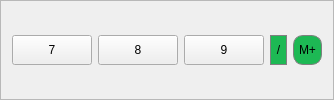
    <widget class="QFrame" name="frame_5">
     <property name="frameShape">
      <enum>QFrame::StyledPanel</enum>
     </property>
     <property name="frameShadow">
      <enum>QFrame::Raised</enum>
     </property>
     <layout class="QHBoxLayout" name="horizontalLayout_4">
      <item>
       <widget class="QPushButton" name="Button7">
        <property name="minimumSize">
         <size>
          <width>0</width>
          <height>30</height>
         </size>
        </property>
        <property name="maximumSize">
         <size>
          <width>16777215</width>
          <height>30</height>
         </size>
        </property>
        <property name="styleSheet">
         <string notr="true">
 </string>
        </property>
        <property name="text">
         <string>7</string>
        </property>
       </widget>
      </item>
      <item>
       <widget class="QPushButton" name="Button8">
        <property name="minimumSize">
         <size>
          <width>0</width>
          <height>30</height>
         </size>
        </property>
        <property name="maximumSize">
         <size>
          <width>16777215</width>
          <height>30</height>
         </size>
        </property>
        <property name="styleSheet">
         <string notr="true"/>
        </property>
        <property name="text">
         <string>8</string>
        </property>
       </widget>
      </item>
      <item>
       <widget class="QPushButton" name="Button9">
        <property name="minimumSize">
         <size>
          <width>0</width>
          <height>30</height>
         </size>
        </property>
        <property name="maximumSize">
         <size>
          <width>16777215</width>
          <height>30</height>
         </size>
        </property>
        <property name="styleSheet">
         <string notr="true"/>
        </property>
        <property name="text">
         <string>9</string>
        </property>
       </widget>
      </item>
      <item>
       <widget class="QPushButton" name="Divide">
        <property name="minimumSize">
         <size>
          <width>0</width>
          <height>30</height>
         </size>
        </property>
        <property name="maximumSize">
         <size>
          <width>16777215</width>
          <height>30</height>
         </size>
        </property>
        <property name="styleSheet">
         <string notr="true">QPushButton {
	background-color: #1db954;
	color: black;
     background-color: #1db954; border: 1px solid gray;
	border-radius: 10px;
	padding: 5px;
}
QPushButton:pressed {
    background-color: #212121; border: 1px solid gray;
	border-radius: 10px;
color: white;
	padding: 5px;
}</string>
        </property>
        <property name="text">
         <string>/</string>
        </property>
       </widget>
      </item>
      <item>
       <widget class="QPushButton" name="MemAdd">
        <property name="minimumSize">
         <size>
          <width>0</width>
          <height>30</height>
         </size>
        </property>
        <property name="maximumSize">
         <size>
          <width>16777215</width>
          <height>30</height>
         </size>
        </property>
        <property name="styleSheet">
         <string notr="true">QPushButton {
	background-color: #1db954;
	color: black;
     background-color: #1db954; border: 1px solid gray;
	border-radius: 10px;
	padding: 5px;
}
QPushButton:pressed {
    background-color: #212121; border: 1px solid gray;
	border-radius: 10px;
color: white;
	padding: 5px;
}</string>
        </property>
        <property name="text">
         <string>M+</string>
        </property>
       </widget>
      </item>
     </layout>
    </widget>
